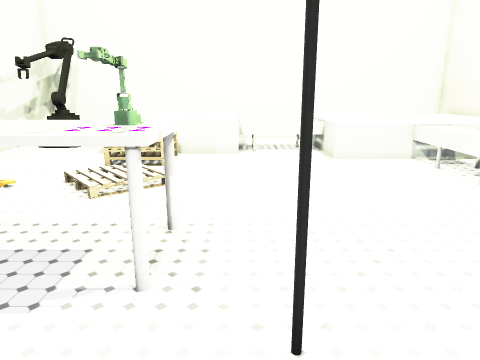
[1] (above)

16 first-person views from a walk through a 3-D level made in the Unity game engine. The camera is 1.3 m above the floor, tilts 14° down and sees 70° across. The floor is counted in squares, 0.5 m on a side. Each view is taken from the middle of a square. On the plan, view 1 faces up. The plan holds only what a view shows up to about 20 squares ahead; the rest is blank. The place goes on beyond the plan. The player is left out. Some surface patterns are stand-ins.

[2]
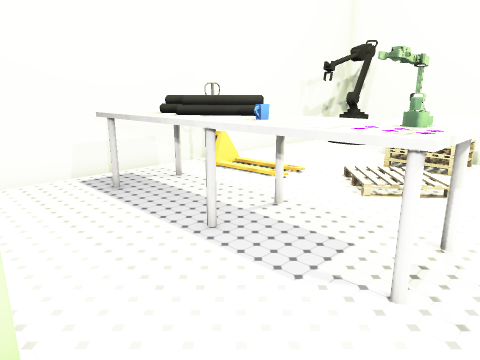

[3]
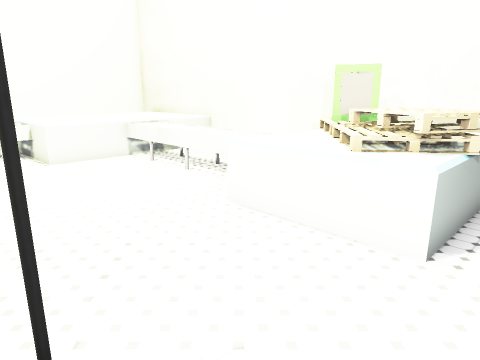

[4]
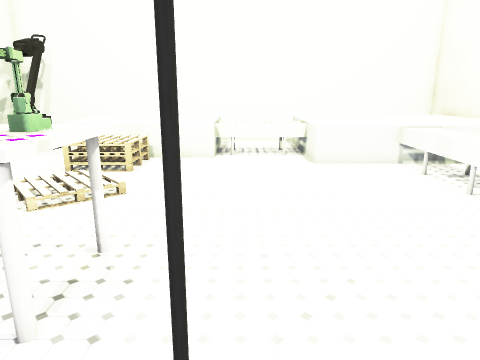

[5]
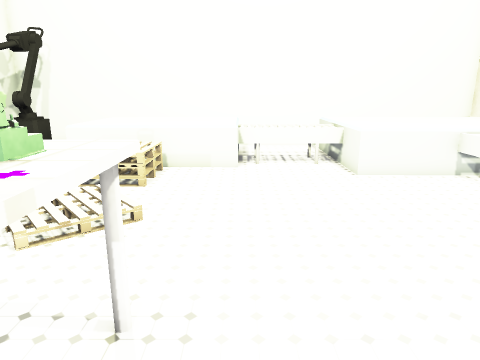

[6]
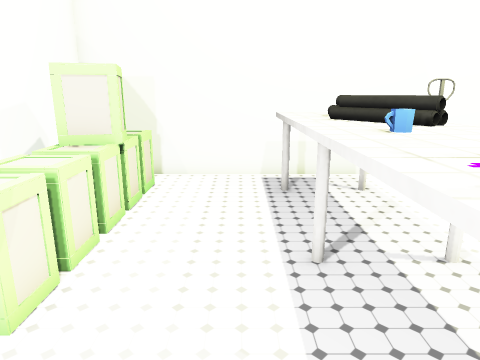

[7]
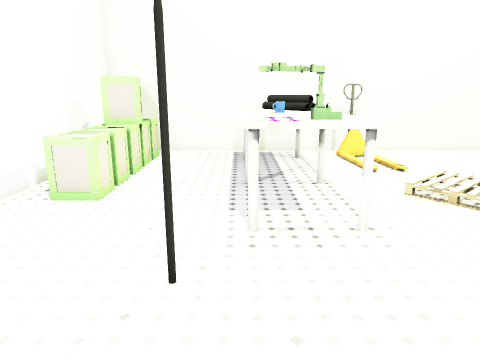

[8]
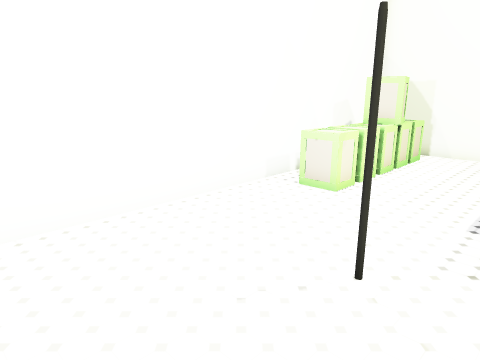

[9]
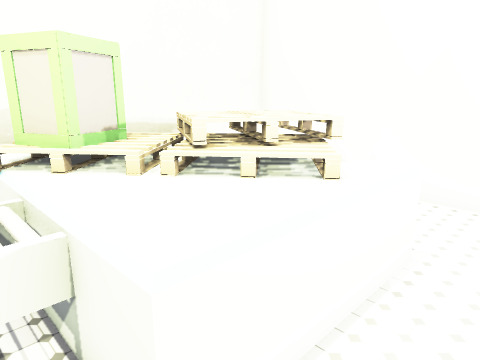

[10]
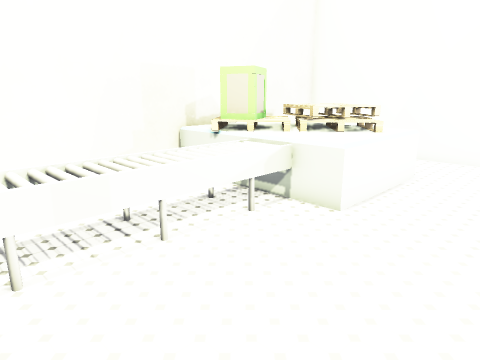

[11]
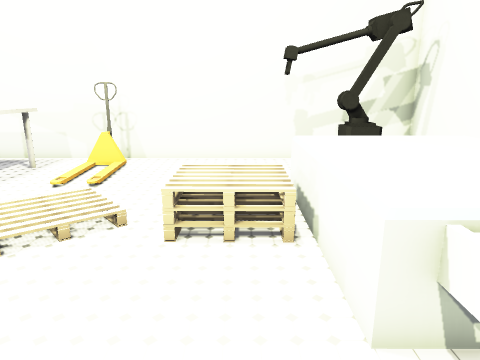

[12]
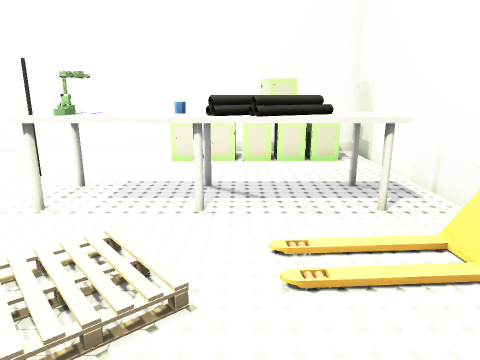

[13]
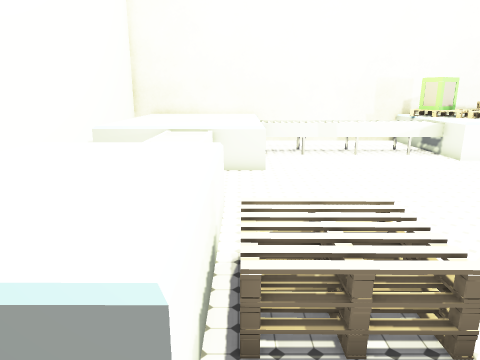

[14]
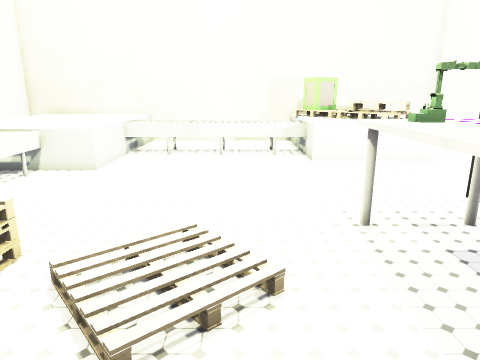

[15]
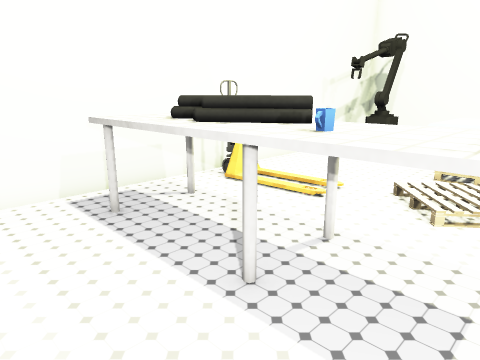

[16]
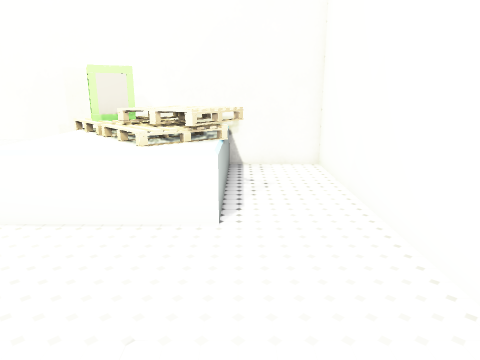

### Floor plan
Key: @ floor where view 1 was taken; # wall or solid block; . floor; / step, stairs or slope; = window, fence, low wall or low ledge; ^ raised ledge; O other object.
Columns run from 11 left of view 1 to 12 right of it. Each row starts with its distance up from view 1.
 21 ########################
 20 #    ^^^^^^^...^^^^^^^^#
 19 # O  ^^^^^^^...^^^^^^^^#
 18 #OO. ^^^^^^^.==^^^^^^^^#
 17 #.O..^^^^^^^^=^^^^^^^^^#
 16 #....^^^^^^^^==^^^^^^^^#
 15 #....=.=====...^^^^^^^^#
 14 #.....O........^^^^^^^^#
 13 #.....OO..........^^^..#
 12 #.................===..#
 11 #......//.........=^=..#
 10 #.....////........^^=..#
  9 #O.....//.........^^=..#
  8 #.................=^=..#
  7 #.OOOOOOOOO.......=^=..#
  6 #OOOOOOOOOO......^^^##^#
  5 #OOOOOOOOOO......^^OOO##
  4 #OOOOOOOOOO......^O#OOO#
  3 #...........O....#OOOO^#
  2 #................^#OO^^#
  1 #................=#OO==#
  0 #OOOOOOOO..@...........#
 -1 #OOOOOOO...............#
 -2 ########################

Positions as (right, up) in squares from view 1, and headings:
1: (0, 0), facing up
2: (0, 0), facing up-left
3: (0, 0), facing up-right
4: (1, 1), facing up
5: (0, 3), facing up
6: (0, 3), facing left
7: (5, 4), facing left
8: (5, 5), facing down-left
9: (4, 7), facing down-right
10: (2, 13), facing down-right
11: (3, 14), facing left
12: (-6, 14), facing down
13: (-8, 15), facing right
14: (-8, 9), facing right
15: (-2, 1), facing up-left
16: (-1, 1), facing right
